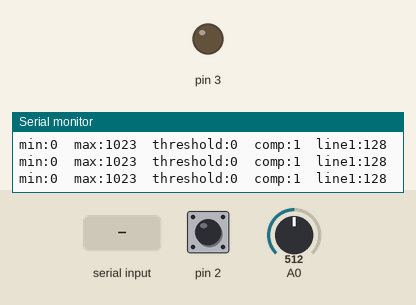
A sketch run on a simulated Arduino Uno, built with avr-gcc and run on an emulated ATmega328P. On the bench: output pins drawn as LEDs (lit = HIGH), the last lines printed to the serial monitor. Inputs (shaded band) come from the test bench; at power-on: A0 = 512, pin 2 HIGH.

Above: at 1.2 s.
1.3 s: "90,45\n" received over Serial
At 2.2 s:
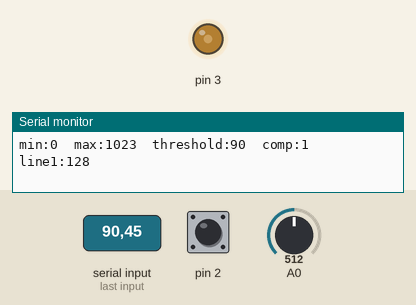
2.8 s: "5\n" received over Serial
At 3.1 s:
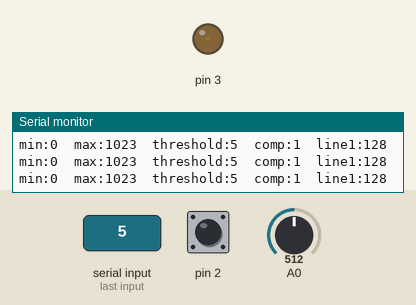
4.3 s: "200\n" received over Serial
At 5.4 s:
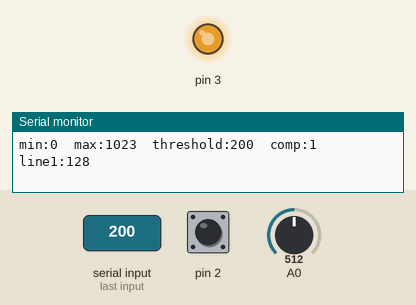
5.8 s: A0 set to 417
8.8 s: A0 set to 381
11.8 s: "30,150\n" received over Serial
At 12.4 s:
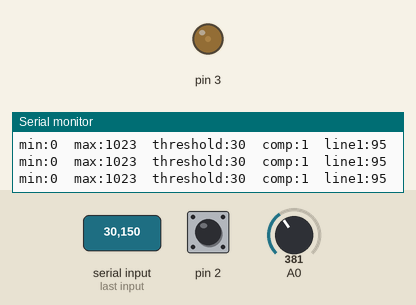
Timing chart, 0 to 14.8 s (numbered marks = the images above; inputs shaded):
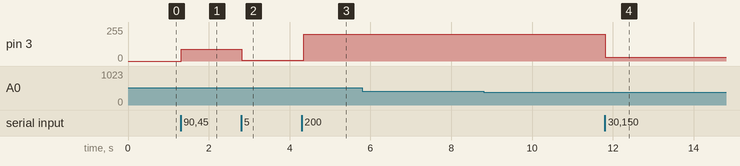

The sketch:

Line.ino
```cpp
/*
*/
#include<stdlib.h>

void setup() {
  Serial.begin(9600);
  pinMode(A0,INPUT);
  pinMode(A1,INPUT);
  pinMode(2,INPUT_PULLUP);
  pinMode(3,OUTPUT);
}

char buf[10]{};
int threshold = 0;
int i = 0;

void loop() {
  for(auto& c:buf) c='\0';
  while(Serial.available()){
    buf[i] = Serial.read();
    i++;
  }
  if(i!=0) threshold = atoi(buf);
  i=0;
  analogWrite(3, threshold);

  Serial.print("min:0  max:1023");
  Serial.print("  threshold:");
  Serial.print(threshold);
  Serial.print("  comp:");
  Serial.print(digitalRead(2));
  Serial.print("  line1:");
  Serial.println(analogRead(A0)/4);
  // Serial.print("  line2:");
  // Serial.println(analogRead(A1));
  delay(50);
}

// 13

/*
void setup(){
  Serial.begin(9600);
  pinMode(3,OUTPUT);
  for(int i=7;i<=52;i++) pinMode(i, INPUT_PULLUP);
}

void loop(){
  analogWrite(3,128);
  for(int i=7;i<=52;i++){
    if(!digitalRead(i)){
      Serial.print(i);
      Serial.print(" ");
    }
  }
  Serial.println();
}
*/

/*
void setup(){
  Serial.begin(9600);
  pinMode(53, INPUT_PULLUP);
}

void loop(){
  Serial.println(digitalRead(53));
}
*/
```

Measured:
- after the input at 1.3 s, pin 3: 0/255 → 90/255 at once
- after the input at 2.8 s, pin 3: 90/255 → 5/255 at once
- after the input at 4.3 s, pin 3: 5/255 → 200/255 at once
- after the input at 11.8 s, pin 3: 200/255 → 30/255 at once
